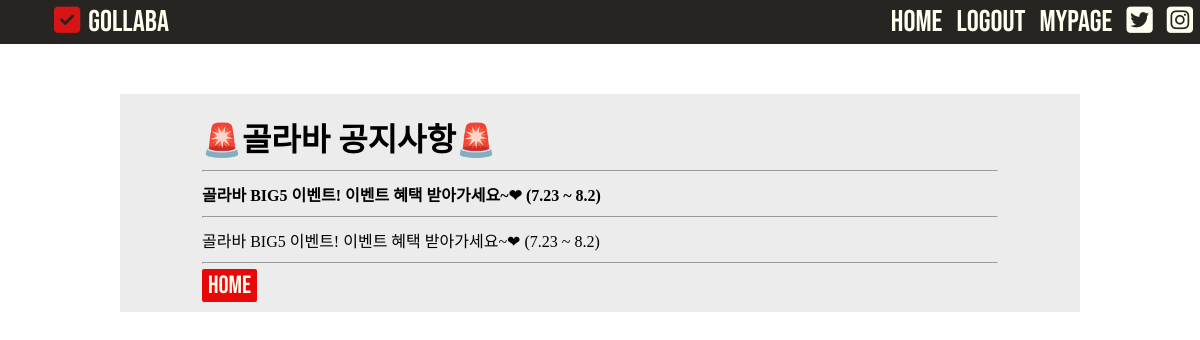
The app's page /posting/3 (signed in) with its own data.
### blog/models.py (models this page shows, shortened)
class Post(models.Model):
    postname = models.CharField(max_length=50)
    contents = models.TextField()
    id = models.AutoField(primary_key=True)

### blog/views.py (the view)
# urls.py: path("posting/<int:pk>", blog.posting, name="posting"),
def posting(request, pk):
    post_detail = Post.objects.get(pk=pk)
    return render(request, 'posting.html', {'post': post_detail})

### blog/templates/posting.html (shortened to what this page needs)
{% load static %}
<!DOCTYPE html>
<html lang="en">
<head>
    <link rel="stylesheet" href="{% static 'css/posting.css' %}">
</head>
<body>
   <nav class="navbar">
    <ul class="navbar_logo">
        <li><a href="{% url 'home' %}"><i class="fas fa-check-square"></i></a></li>
        <li><a href="{% url 'home' %}" id="rr">Gollaba</a></li>
    </ul>
    <ul class="navbar_menu">
        <li class="nav-item">
          <a class="nav-link" href="{% url 'home' %}">HOME</a>
        </li>
        {% if user.is_authenticated %}
        <li class="nav-item">
          <a class="nav-link" href="{% url 'logout' %}">Logout</a>
        </li>
        {% endif %}
        {% if user.is_authenticated %}
        <li class="nav-item">
          <a class="nav-link" href="{% url 'mypage' %}">MYPAGE</a>
          {% endif %}
        </li>
      <li><a href="https://twitter.com/TwitterKorea"><i class="fab fa-twitter-square"></i></a></li>
      <li><a href="https://www.instagram.com/"><i class="fab fa-instagram-square"></i></a></li>
      </ul>
</nav>
<div class="content_box">
     <div class="content">
        <h1>🚨골라바 공지사항🚨</h1>
        <hr>
        <p class="title">{{post.postname}}</p>
        <hr>
        <p class="text">{{post.contents}}</p>
        <hr>
        <button  href="{% url 'home' %}">HOME</button>
    </div>
</div>
</body>
</html>

### blog/static/css/posting.css (style rules this page uses)
* { box-sizing: border-box; list-style: none; text-decoration: none; margin: 0px; padding: 0px; height: auto; }
.navbar { font-family: 'Bebas Neue', cursive; display: flex; justify-content: space-between; align-items: center; width: 100%; height: auto; background-color: #272422; font-size: 30px; text-align: center; }
.navbar_logo { display : flex; list-style: none; margin: 0; text-decoration: none; margin-left: 50px; }
.navbar_logo li { padding: 4px; margin: 0; }
.navbar_logo li a { color: #D71514; margin: 0; text-decoration: none; }
#rr { color: ivory; }
.navbar_menu { display : flex; list-style: none; margin:0; justify-content: center; text-align: center; align-items: center; }
.navbar_menu li { padding: 4px; margin: 0; text-align: center; justify-content: center; align-items: center; }
.navbar_menu li a { color: ivory; text-decoration: none; padding: 0 3px 0 3px; }
.nav-link { margin:0; justify-content: center; text-align: center; align-items: center; }
.nav-item { margin:0; justify-content: center; text-align: center; align-items: center; }
.content_box { background-color: #ECECEC; width: 80%; margin: 10px auto; }
.content { width: 85%; height: 80%; margin: 50px auto; padding: 10px; }
h1 { margin: 10px 0; }
p { margin: 10px 0; }
.title { font-weight: 900; }
button { background-color: #E70909; color: ivory; border-style: none; border-radius: 2px; font-size: 25px; padding: 1px 6px; margin-top: 5px; font-family: 'Bebas Neue'; }

### records on screen
Post: postname "골라바 BIG5 이벤트! 이벤트 혜택 받아가세요~❤ (7.23 ~ 8.2)", contents "골라바 BIG5 이벤트! 이벤트 혜택 받아가세요~❤ (7.23 ~ 8.2)"
